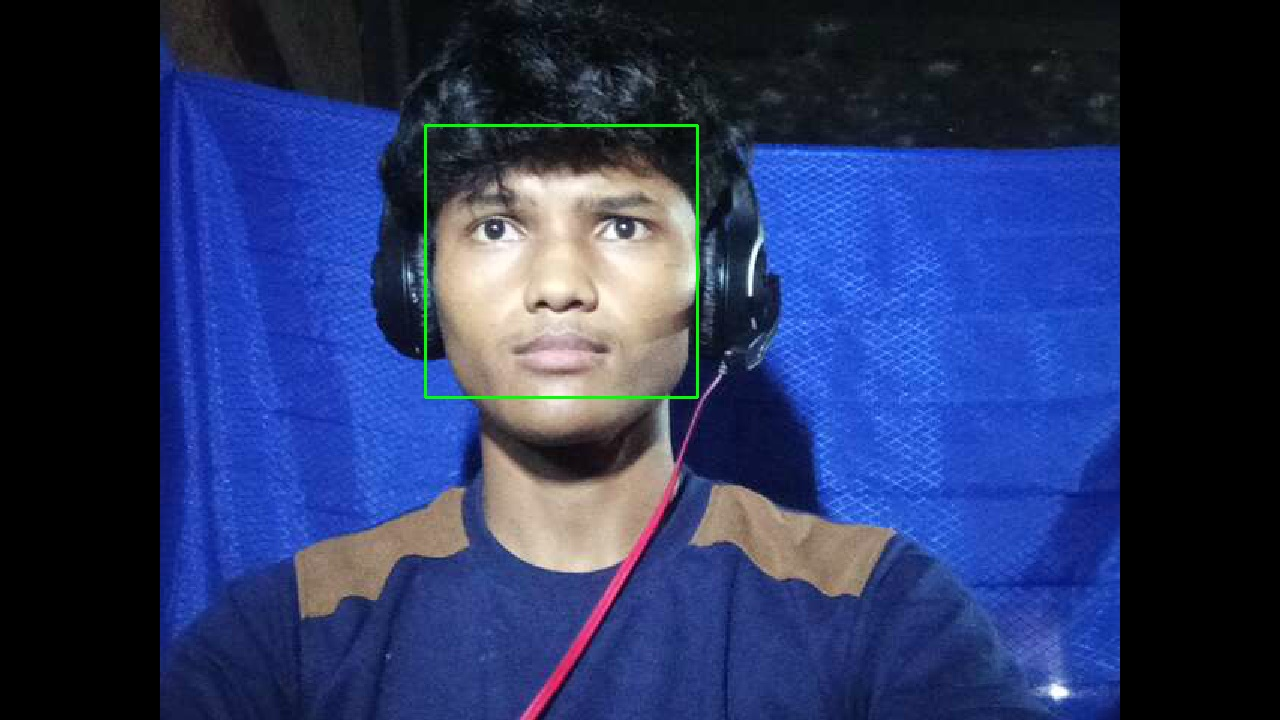
#> input picture face_databases/face.001.1.jpg, 1280 x 720 px, found by its file name; its folder holds only this picture in this run
$ python face_learning.py
#> lines starting #> are read from the running program, lines starting #| are printed output that depends on the picture
import cv2
import os
import numpy as np
from PIL import Image

# https://github.com/opencv
faceDet = cv2.CascadeClassifier('OpenCV\haarcascade_frontalface_default.xml')
eyeDet = cv2.CascadeClassifier('OpenCV\haarcascade_eye.xml')
faceRecognition = cv2.face.LBPHFaceRecognizer_create()
dirFile = 'face_databases'


def getFace_database(path):
#> called with path = 'face_databases'
    imgPaths = [os.path.join(path, f) for f in os.listdir(path)]
    faceSamples = []
    faceIDs = []

    for imgPath in imgPaths:
        PILImg = Image.open(imgPath).convert('L')
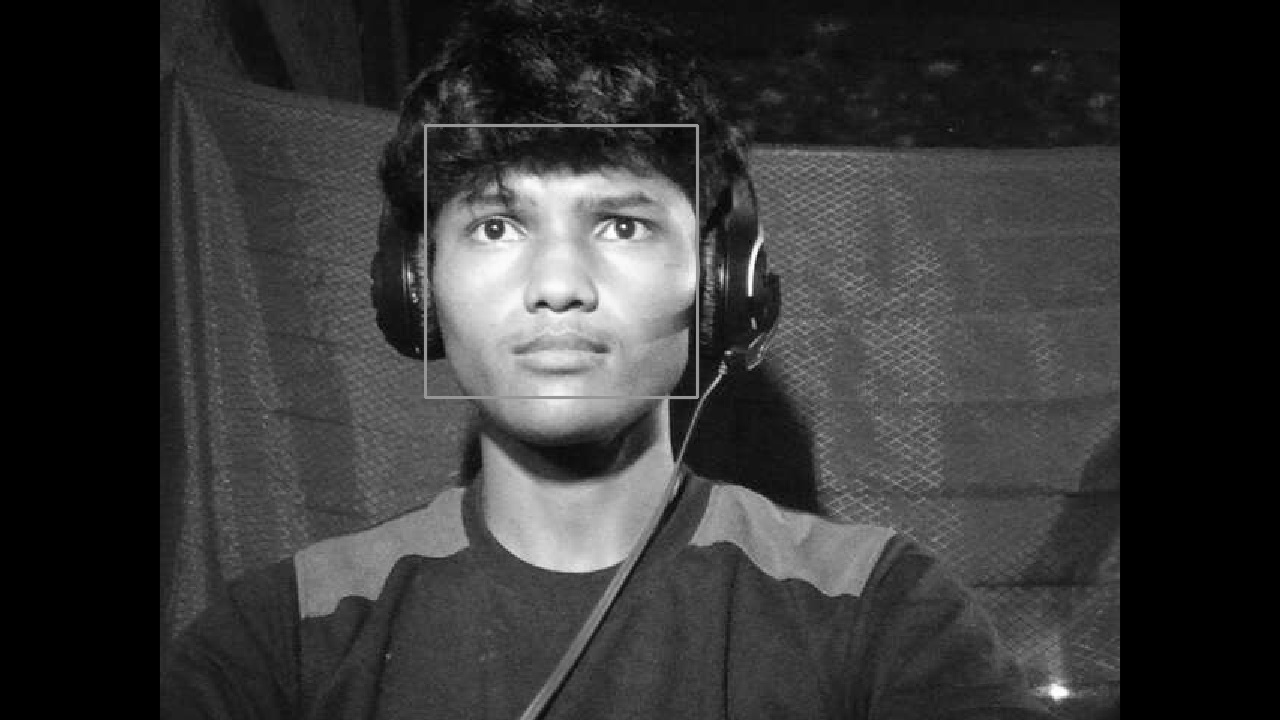
#> PILImg: PIL image 1280x720 L; min 0, max 255, mean 54.4
        imgNum = np.array(PILImg, 'uint8')
        faceID = int(os.path.split(imgPath)[-1].split(".")[1])
        faces = faceDet.detectMultiScale(imgNum)
#> faces = [[417, 113, 289, 289]]
        for (x, y, w, h) in faces:
            faceSamples.append(imgNum[y:y + h, x:x + w])
            faceIDs.append(faceID)
#> this loop made 1 pass
#> after the loop, faceIDs = [1]; faceSamples = 1 item
        return faceSamples, faceIDs


print("Scanning..")
faces, IDs = getFace_database(dirFile)
#> faces = 1 item; IDs = [1]
faceRecognition.train(faces, np.array(IDs))
#> (the run stopped early here; a loop or call above may not have finished)

$ run again, on face_databases/face.001.15.jpg
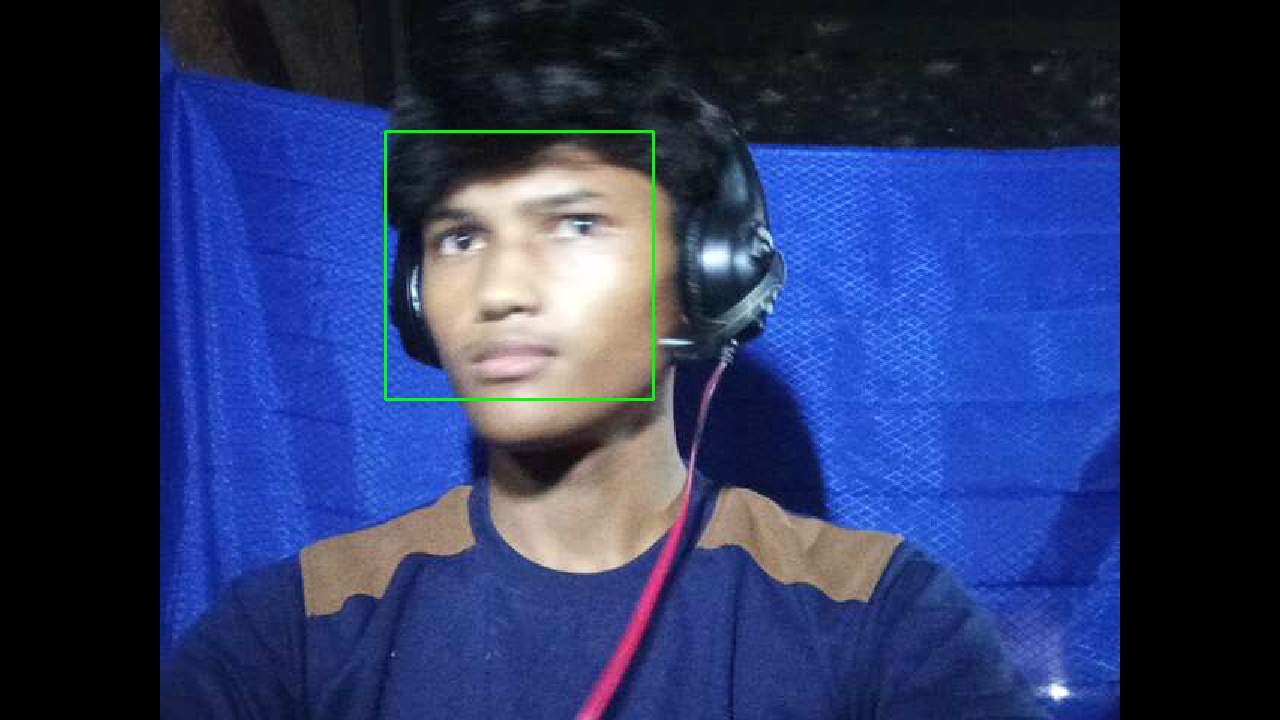
#> input picture face_databases/face.001.15.jpg, 1280 x 720 px, found by its file name
#> in getFace_database, `PILImg = Image.open(imgPath).convert('L')`:
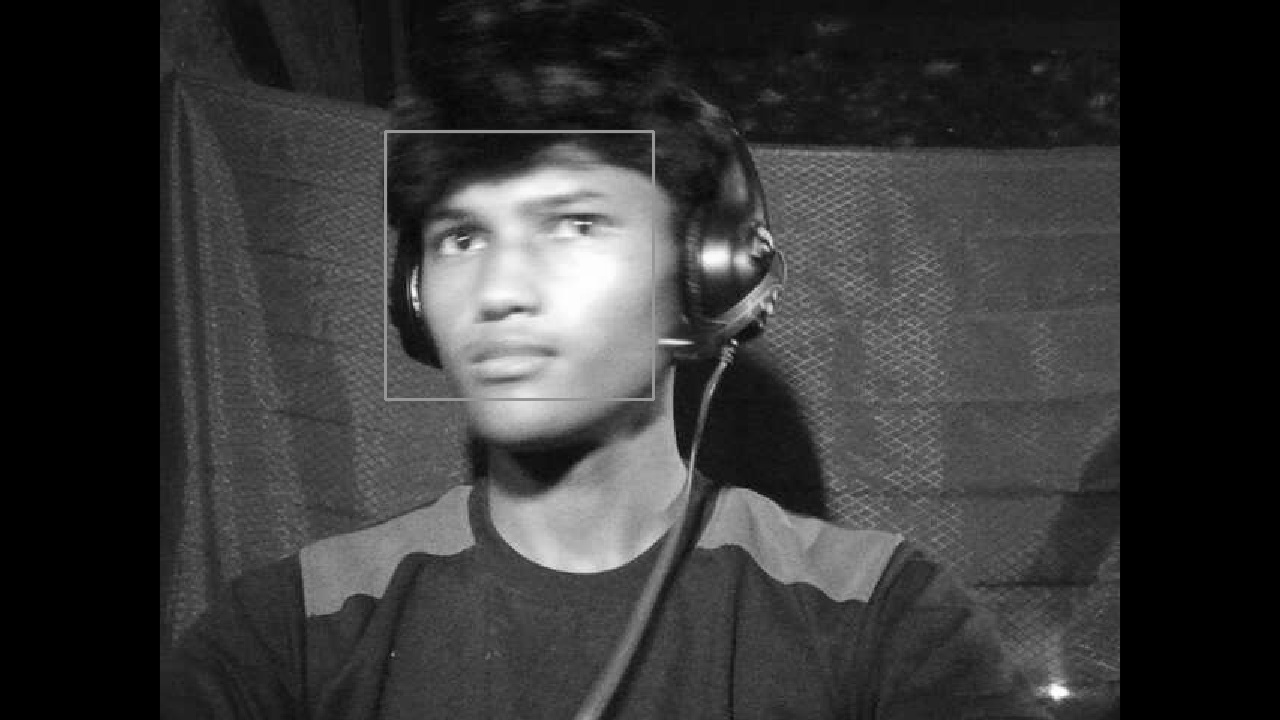
#> PILImg: PIL image 1280x720 L; min 0, max 255, mean 55
#> in getFace_database, `faces = faceDet.detectMultiScale(imgNum)`: faces = [[704, 314, 65, 65], [386, 136, 262, 262]]
#> the loop in getFace_database, `for (x, y, w, h) in faces:` made 2 passes
#> after the loop in getFace_database, `for (x, y, w, h) in faces:`: faceIDs = [1, 1]; faceSamples = 2 items
#> `faces, IDs = getFace_database(dirFile)`: IDs = [1, 1]
